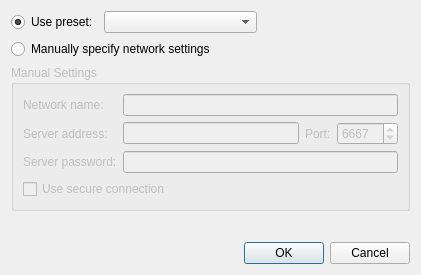
<ui version="4.0" >
 <class>NetworkAddDlg</class>
 <widget class="QDialog" name="NetworkAddDlg" >
  <property name="geometry" >
   <rect>
    <x>0</x>
    <y>0</y>
    <width>421</width>
    <height>275</height>
   </rect>
  </property>
  <property name="windowTitle" >
   <string>Add Network</string>
  </property>
  <layout class="QVBoxLayout" name="verticalLayout_2" >
   <item>
    <layout class="QHBoxLayout" name="horizontalLayout_2" >
     <item>
      <widget class="QRadioButton" name="usePreset" >
       <property name="text" >
        <string>Use preset:</string>
       </property>
       <property name="checked" >
        <bool>true</bool>
       </property>
      </widget>
     </item>
     <item>
      <widget class="QComboBox" name="presetList" >
       <property name="sizePolicy" >
        <sizepolicy vsizetype="Fixed" hsizetype="MinimumExpanding" >
         <horstretch>0</horstretch>
         <verstretch>0</verstretch>
        </sizepolicy>
       </property>
      </widget>
     </item>
     <item>
      <spacer name="horizontalSpacer" >
       <property name="orientation" >
        <enum>Qt::Horizontal</enum>
       </property>
       <property name="sizeHint" stdset="0" >
        <size>
         <width>40</width>
         <height>20</height>
        </size>
       </property>
      </spacer>
     </item>
    </layout>
   </item>
   <item>
    <widget class="QRadioButton" name="useManual" >
     <property name="text" >
      <string>Manually specify network settings</string>
     </property>
    </widget>
   </item>
   <item>
    <widget class="QGroupBox" name="groupBox" >
     <property name="enabled" >
      <bool>false</bool>
     </property>
     <property name="title" >
      <string>Manual Settings</string>
     </property>
     <layout class="QVBoxLayout" name="verticalLayout" >
      <item>
       <layout class="QGridLayout" name="gridLayout" >
        <item row="0" column="0" >
         <widget class="QLabel" name="label_3" >
          <property name="text" >
           <string>Network name:</string>
          </property>
         </widget>
        </item>
        <item row="0" column="1" colspan="3" >
         <widget class="QLineEdit" name="networkName" />
        </item>
        <item row="1" column="0" >
         <widget class="QLabel" name="label" >
          <property name="text" >
           <string>Server address:</string>
          </property>
         </widget>
        </item>
        <item row="1" column="1" >
         <widget class="QLineEdit" name="serverAddress" />
        </item>
        <item row="1" column="2" >
         <widget class="QLabel" name="label_2" >
          <property name="text" >
           <string>Port:</string>
          </property>
         </widget>
        </item>
        <item row="1" column="3" >
         <widget class="QSpinBox" name="port" >
          <property name="minimum" >
           <number>0</number>
          </property>
          <property name="maximum" >
           <number>65535</number>
          </property>
          <property name="value" >
           <number>6667</number>
          </property>
         </widget>
        </item>
        <item row="2" column="0" >
         <widget class="QLabel" name="label_4" >
          <property name="text" >
           <string>Server password:</string>
          </property>
         </widget>
        </item>
        <item row="2" column="1" colspan="3" >
         <widget class="QLineEdit" name="serverPassword" >
          <property name="echoMode" >
           <enum>QLineEdit::Password</enum>
          </property>
         </widget>
        </item>
       </layout>
      </item>
      <item>
       <widget class="QCheckBox" name="useSSL" >
        <property name="text" >
         <string>Use secure connection</string>
        </property>
       </widget>
      </item>
     </layout>
    </widget>
   </item>
   <item>
    <spacer name="verticalSpacer" >
     <property name="orientation" >
      <enum>Qt::Vertical</enum>
     </property>
     <property name="sizeHint" stdset="0" >
      <size>
       <width>20</width>
       <height>31</height>
      </size>
     </property>
    </spacer>
   </item>
   <item>
    <widget class="QDialogButtonBox" name="buttonBox" >
     <property name="orientation" >
      <enum>Qt::Horizontal</enum>
     </property>
     <property name="standardButtons" >
      <set>QDialogButtonBox::Cancel|QDialogButtonBox::Ok</set>
     </property>
    </widget>
   </item>
  </layout>
 </widget>
 <resources/>
 <connections>
  <connection>
   <sender>buttonBox</sender>
   <signal>accepted()</signal>
   <receiver>NetworkAddDlg</receiver>
   <slot>accept()</slot>
   <hints>
    <hint type="sourcelabel" >
     <x>248</x>
     <y>254</y>
    </hint>
    <hint type="destinationlabel" >
     <x>157</x>
     <y>274</y>
    </hint>
   </hints>
  </connection>
  <connection>
   <sender>buttonBox</sender>
   <signal>rejected()</signal>
   <receiver>NetworkAddDlg</receiver>
   <slot>reject()</slot>
   <hints>
    <hint type="sourcelabel" >
     <x>316</x>
     <y>260</y>
    </hint>
    <hint type="destinationlabel" >
     <x>286</x>
     <y>274</y>
    </hint>
   </hints>
  </connection>
  <connection>
   <sender>usePreset</sender>
   <signal>toggled(bool)</signal>
   <receiver>presetList</receiver>
   <slot>setEnabled(bool)</slot>
   <hints>
    <hint type="sourcelabel" >
     <x>53</x>
     <y>18</y>
    </hint>
    <hint type="destinationlabel" >
     <x>132</x>
     <y>17</y>
    </hint>
   </hints>
  </connection>
  <connection>
   <sender>useManual</sender>
   <signal>toggled(bool)</signal>
   <receiver>groupBox</receiver>
   <slot>setEnabled(bool)</slot>
   <hints>
    <hint type="sourcelabel" >
     <x>46</x>
     <y>47</y>
    </hint>
    <hint type="destinationlabel" >
     <x>59</x>
     <y>84</y>
    </hint>
   </hints>
  </connection>
  <connection>
   <sender>useManual</sender>
   <signal>clicked()</signal>
   <receiver>networkName</receiver>
   <slot>setFocus()</slot>
   <hints>
    <hint type="sourcelabel" >
     <x>26</x>
     <y>45</y>
    </hint>
    <hint type="destinationlabel" >
     <x>153</x>
     <y>113</y>
    </hint>
   </hints>
  </connection>
 </connections>
</ui>
